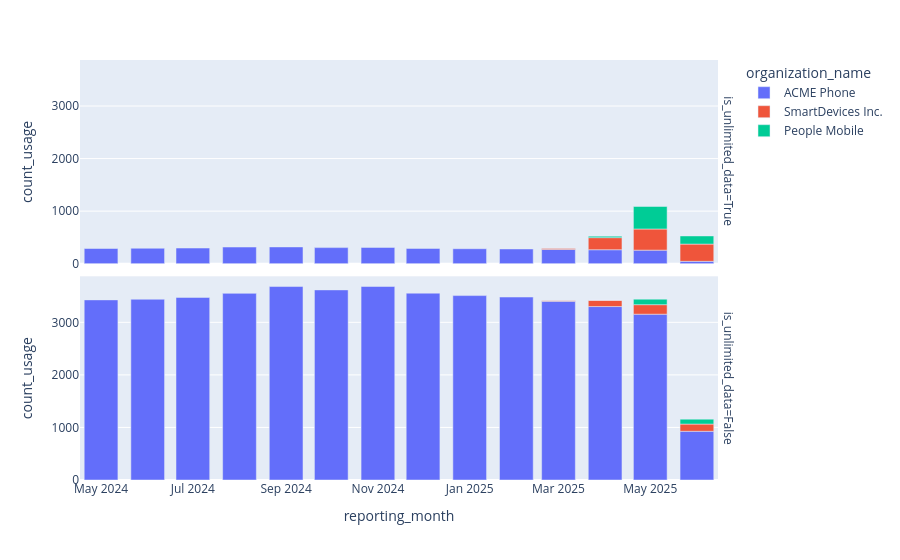

The cell this chart's notebook holds for it:
### Code cell
fig = px.bar(df_q2, x="reporting_month", y="count_usage", color="organization_name", facet_row="is_unlimited_data")
fig.show()

### Figure 1 — Plotly figure (JSON) as saved in the notebook; plotly's stock layout.template omitted (floating-point values rounded to 4 significant figures)
{"data": [{"hovertemplate": "organization_name=ACME Phone<br>is_unlimited_data=True<br>reporting_month=%{x}<br>count_usage=%{y}<extra></extra>", "legendgroup": "ACME Phone", "marker": {"color": "#636efa", "pattern": {"shape": ""}}, "name": "ACME Phone", "orientation": "v", "showlegend": true, "textposition": "auto", "type": "bar", "x": ["2025-06-01T00:00:00.000000", "2025-05-01T00:00:00.000000", "2025-04-01T00:00:00.000000", "2025-03-01T00:00:00.000000", "2025-02-01T00:00:00.000000", "2025-01-01T00:00:00.000000", "2024-12-01T00:00:00.000000", "2024-11-01T00:00:00.000000", "2024-10-01T00:00:00.000000", "2024-09-01T00:00:00.000000", "2024-08-01T00:00:00.000000", "2024-07-01T00:00:00.000000", "2024-06-01T00:00:00.000000", "2024-05-01T00:00:00.000000"], "xaxis": "x2", "y": [45, 258, 266, 271, 280, 285, 291, 310, 306, 319, 317, 298, 294, 289], "yaxis": "y2"}, {"hovertemplate": "organization_name=ACME Phone<br>is_unlimited_data=False<br>reporting_month=%{x}<br>count_usage=%{y}<extra></extra>", "legendgroup": "ACME Phone", "marker": {"color": "#636efa", "pattern": {"shape": ""}}, "name": "ACME Phone", "orientation": "v", "showlegend": false, "textposition": "auto", "type": "bar", "x": ["2025-06-01T00:00:00.000000", "2025-05-01T00:00:00.000000", "2025-04-01T00:00:00.000000", "2025-03-01T00:00:00.000000", "2025-02-01T00:00:00.000000", "2025-01-01T00:00:00.000000", "2024-12-01T00:00:00.000000", "2024-11-01T00:00:00.000000", "2024-10-01T00:00:00.000000", "2024-09-01T00:00:00.000000", "2024-08-01T00:00:00.000000", "2024-07-01T00:00:00.000000", "2024-06-01T00:00:00.000000", "2024-05-01T00:00:00.000000"], "xaxis": "x", "y": [927, 3155, 3300, 3401, 3481, 3509, 3555, 3682, 3617, 3681, 3551, 3474, 3439, 3427], "yaxis": "y"}, {"hovertemplate": "organization_name=SmartDevices Inc.<br>is_unlimited_data=True<br>reporting_month=%{x}<br>count_usage=%{y}<extra></extra>", "legendgroup": "SmartDevices Inc.", "marker": {"color": "#EF553B", "pattern": {"shape": ""}}, "name": "SmartDevices Inc.", "orientation": "v", "showlegend": true, "textposition": "auto", "type": "bar", "x": ["2025-06-01T00:00:00.000000", "2025-05-01T00:00:00.000000", "2025-04-01T00:00:00.000000", "2025-03-01T00:00:00.000000"], "xaxis": "x2", "y": [328, 402, 230, 19], "yaxis": "y2"}, {"hovertemplate": "organization_name=SmartDevices Inc.<br>is_unlimited_data=False<br>reporting_month=%{x}<br>count_usage=%{y}<extra></extra>", "legendgroup": "SmartDevices Inc.", "marker": {"color": "#EF553B", "pattern": {"shape": ""}}, "name": "SmartDevices Inc.", "orientation": "v", "showlegend": false, "textposition": "auto", "type": "bar", "x": ["2025-06-01T00:00:00.000000", "2025-05-01T00:00:00.000000", "2025-04-01T00:00:00.000000", "2025-03-01T00:00:00.000000"], "xaxis": "x", "y": [137, 181, 118, 10], "yaxis": "y"}, {"hovertemplate": "organization_name=People Mobile<br>is_unlimited_data=True<br>reporting_month=%{x}<br>count_usage=%{y}<extra></extra>", "legendgroup": "People Mobile", "marker": {"color": "#00cc96", "pattern": {"shape": ""}}, "name": "People Mobile", "orientation": "v", "showlegend": true, "textposition": "auto", "type": "bar", "x": ["2025-06-01T00:00:00.000000", "2025-05-01T00:00:00.000000", "2025-04-01T00:00:00.000000"], "xaxis": "x2", "y": [155, 429, 28], "yaxis": "y2"}, {"hovertemplate": "organization_name=People Mobile<br>is_unlimited_data=False<br>reporting_month=%{x}<br>count_usage=%{y}<extra></extra>", "legendgroup": "People Mobile", "marker": {"color": "#00cc96", "pattern": {"shape": ""}}, "name": "People Mobile", "orientation": "v", "showlegend": false, "textposition": "auto", "type": "bar", "x": ["2025-06-01T00:00:00.000000", "2025-05-01T00:00:00.000000", "2025-04-01T00:00:00.000000"], "xaxis": "x", "y": [94, 105, 4], "yaxis": "y"}], "layout": {"annotations": [{"font": {}, "showarrow": false, "text": "is_unlimited_data=False", "textangle": 90, "x": 0.98, "xanchor": "left", "xref": "paper", "y": 0.2425, "yanchor": "middle", "yref": "paper"}, {"font": {}, "showarrow": false, "text": "is_unlimited_data=True", "textangle": 90, "x": 0.98, "xanchor": "left", "xref": "paper", "y": 0.7575, "yanchor": "middle", "yref": "paper"}], "barmode": "relative", "legend": {"title": {"text": "organization_name"}, "tracegroupgap": 0}, "margin": {"t": 60}, "xaxis": {"anchor": "y", "domain": [0, 0.98], "title": {"text": "reporting_month"}}, "xaxis2": {"anchor": "y2", "domain": [0, 0.98], "matches": "x", "showticklabels": false}, "yaxis": {"anchor": "x", "domain": [0, 0.485], "title": {"text": "count_usage"}}, "yaxis2": {"anchor": "x2", "domain": [0.515, 1], "matches": "y", "title": {"text": "count_usage"}}}}
